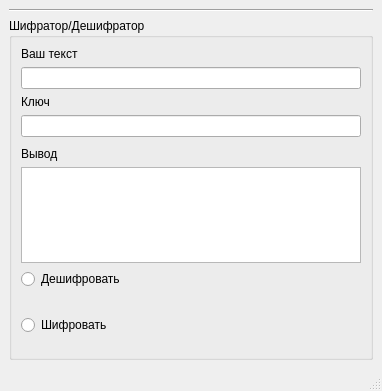
<?xml version="1.0" encoding="UTF-8"?>
<ui version="4.0">
 <class>WordSeeker</class>
 <widget class="QMainWindow" name="WordSeeker">
  <property name="geometry">
   <rect>
    <x>0</x>
    <y>0</y>
    <width>382</width>
    <height>391</height>
   </rect>
  </property>
  <property name="windowTitle">
   <string>WordSeeker</string>
  </property>
  <widget class="QWidget" name="centralwidget">
   <layout class="QVBoxLayout" name="verticalLayout_3">
    <item>
     <widget class="Line" name="line">
      <property name="orientation">
       <enum>Qt::Horizontal</enum>
      </property>
     </widget>
    </item>
    <item>
     <widget class="QGroupBox" name="groupBox">
      <property name="title">
       <string>Шифратор/Дешифратор</string>
      </property>
      <layout class="QVBoxLayout" name="verticalLayout">
       <item>
        <widget class="QLabel" name="label_1">
         <property name="text">
          <string>Ваш текст</string>
         </property>
        </widget>
       </item>
       <item>
        <widget class="QLineEdit" name="t_before"/>
       </item>
       <item>
        <spacer name="verticalSpacer_2">
         <property name="orientation">
          <enum>Qt::Vertical</enum>
         </property>
         <property name="sizeHint" stdset="0">
          <size>
           <width>20</width>
           <height>32</height>
          </size>
         </property>
        </spacer>
       </item>
       <item>
        <widget class="QLabel" name="label_2">
         <property name="text">
          <string>Ключ</string>
         </property>
        </widget>
       </item>
       <item>
        <widget class="QLineEdit" name="e_key"/>
       </item>
       <item>
        <spacer name="verticalSpacer_3">
         <property name="orientation">
          <enum>Qt::Vertical</enum>
         </property>
         <property name="sizeHint" stdset="0">
          <size>
           <width>20</width>
           <height>101</height>
          </size>
         </property>
        </spacer>
       </item>
       <item>
        <widget class="QLabel" name="label_3">
         <property name="text">
          <string>Вывод</string>
         </property>
        </widget>
       </item>
       <item>
        <widget class="QTextEdit" name="t_after"/>
       </item>
       <item>
        <spacer name="verticalSpacer">
         <property name="orientation">
          <enum>Qt::Vertical</enum>
         </property>
         <property name="sizeHint" stdset="0">
          <size>
           <width>83</width>
           <height>49</height>
          </size>
         </property>
        </spacer>
       </item>
       <item>
        <widget class="QRadioButton" name="radioButton_2">
         <property name="text">
          <string>Дешифровать</string>
         </property>
        </widget>
       </item>
       <item>
        <spacer name="horizontalSpacer_2">
         <property name="orientation">
          <enum>Qt::Horizontal</enum>
         </property>
         <property name="sizeHint" stdset="0">
          <size>
           <width>40</width>
           <height>20</height>
          </size>
         </property>
        </spacer>
       </item>
       <item>
        <widget class="QRadioButton" name="radioButton">
         <property name="text">
          <string>Шифровать</string>
         </property>
        </widget>
       </item>
       <item>
        <spacer name="horizontalSpacer">
         <property name="orientation">
          <enum>Qt::Horizontal</enum>
         </property>
         <property name="sizeHint" stdset="0">
          <size>
           <width>341</width>
           <height>13</height>
          </size>
         </property>
        </spacer>
       </item>
      </layout>
     </widget>
    </item>
   </layout>
  </widget>
  <widget class="QMenuBar" name="menubar">
   <property name="geometry">
    <rect>
     <x>0</x>
     <y>0</y>
     <width>382</width>
     <height>22</height>
    </rect>
   </property>
  </widget>
  <widget class="QStatusBar" name="statusbar"/>
 </widget>
 <resources/>
 <connections/>
</ui>
